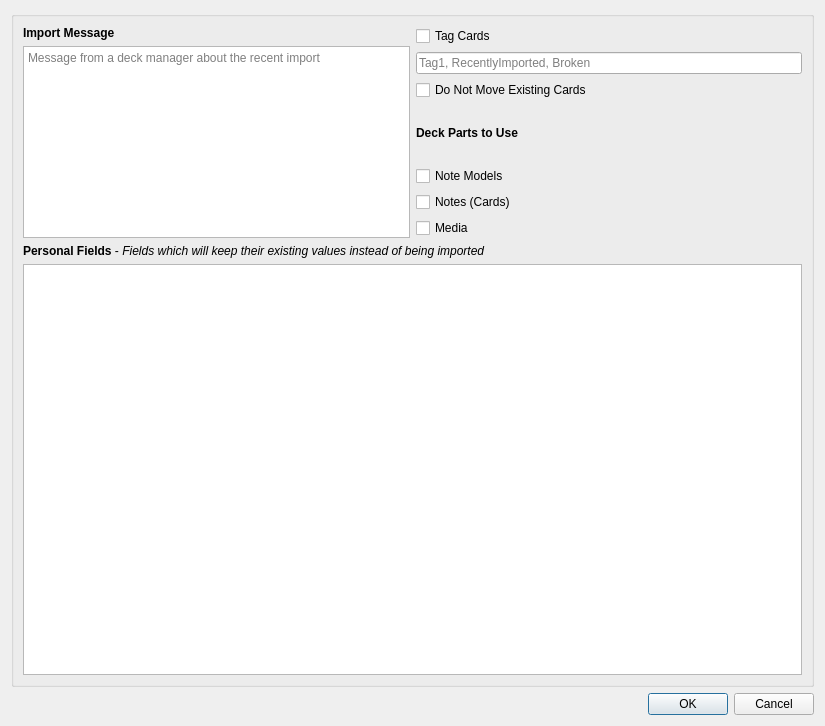
<?xml version="1.0" encoding="UTF-8"?>
<ui version="4.0">
 <class>Dialog</class>
 <widget class="QDialog" name="Dialog">
  <property name="geometry">
   <rect>
    <x>0</x>
    <y>0</y>
    <width>825</width>
    <height>726</height>
   </rect>
  </property>
  <property name="windowTitle">
   <string>CrowdAnki Import Settings</string>
  </property>
  <layout class="QVBoxLayout" name="verticalLayout">
   <item>
    <layout class="QHBoxLayout" name="horizontalLayout">
     <item>
      <layout class="QVBoxLayout" name="verticalLayout_2">
       <item>
        <widget class="QGroupBox" name="group_deck_import">
         <property name="title">
          <string/>
         </property>
         <layout class="QVBoxLayout" name="verticalLayout_5">
          <item>
           <layout class="QVBoxLayout" name="importMessageLayout">
            <property name="spacing">
             <number>6</number>
            </property>
            <item>
             <layout class="QHBoxLayout" name="horizontalLayout_2">
              <item>
               <layout class="QVBoxLayout" name="verticalLayout_4">
                <item>
                 <widget class="QLabel" name="import_message_label">
                  <property name="text">
                   <string>&lt;html&gt;&lt;head/&gt;&lt;body&gt;&lt;p&gt;&lt;span style=&quot; font-weight:600;&quot;&gt;Import Message&lt;/span&gt;&lt;/p&gt;&lt;/body&gt;&lt;/html&gt;</string>
                  </property>
                 </widget>
                </item>
                <item>
                 <widget class="QTextBrowser" name="import_message_textbox">
                  <property name="sizePolicy">
                   <sizepolicy hsizetype="Expanding" vsizetype="Minimum">
                    <horstretch>0</horstretch>
                    <verstretch>0</verstretch>
                   </sizepolicy>
                  </property>
                  <property name="placeholderText">
                   <string>Message from a deck manager about the recent import</string>
                  </property>
                 </widget>
                </item>
               </layout>
              </item>
              <item>
               <layout class="QVBoxLayout" name="verticalLayout_3">
                <item>
                 <layout class="QVBoxLayout" name="verticalLayout_6">
                  <item>
                   <widget class="QCheckBox" name="cb_tag_cards">
                    <property name="text">
                     <string>Tag Cards</string>
                    </property>
                   </widget>
                  </item>
                  <item>
                   <widget class="QLineEdit" name="textedit_tags">
                    <property name="placeholderText">
                     <string>Tag1, RecentlyImported, Broken</string>
                    </property>
                   </widget>
                  </item>
                  <item>
                   <widget class="QCheckBox" name="cb_ignore_move_cards">
                    <property name="text">
                     <string>Do Not Move Existing Cards</string>
                    </property>
                   </widget>
                  </item>
                 </layout>
                </item>
                <item>
                 <layout class="QVBoxLayout" name="verticalLayout_7">
                  <item>
                   <widget class="QLabel" name="label_2">
                    <property name="enabled">
                     <bool>true</bool>
                    </property>
                    <property name="text">
                     <string>&lt;html&gt;&lt;head/&gt;&lt;body&gt;&lt;p&gt;&lt;span style=&quot; font-weight:600;&quot;&gt;Deck Parts to Use&lt;/span&gt;&lt;/p&gt;&lt;/body&gt;&lt;/html&gt;</string>
                    </property>
                   </widget>
                  </item>
                  <item>
                   <widget class="QCheckBox" name="cb_note_models">
                    <property name="text">
                     <string>Note Models</string>
                    </property>
                   </widget>
                  </item>
                  <item>
                   <widget class="QCheckBox" name="cb_notes">
                    <property name="text">
                     <string>Notes (Cards)</string>
                    </property>
                   </widget>
                  </item>
                  <item>
                   <widget class="QCheckBox" name="cb_media">
                    <property name="text">
                     <string>Media</string>
                    </property>
                   </widget>
                  </item>
                 </layout>
                </item>
               </layout>
              </item>
             </layout>
            </item>
           </layout>
          </item>
          <item>
           <widget class="QLabel" name="label">
            <property name="text">
             <string>&lt;html&gt;&lt;head/&gt;&lt;body&gt;&lt;p&gt;&lt;span style=&quot; font-weight:600;&quot;&gt;Personal Fields&lt;/span&gt; - &lt;span style=&quot; font-style:italic;&quot;&gt;Fields which will keep their existing values instead of being imported&lt;/span&gt;&lt;/p&gt;&lt;/body&gt;&lt;/html&gt;</string>
            </property>
           </widget>
          </item>
          <item>
           <widget class="QListWidget" name="list_personal_fields"/>
          </item>
         </layout>
        </widget>
       </item>
      </layout>
     </item>
    </layout>
   </item>
   <item>
    <widget class="QDialogButtonBox" name="buttonBox">
     <property name="orientation">
      <enum>Qt::Horizontal</enum>
     </property>
     <property name="standardButtons">
      <set>QDialogButtonBox::Cancel|QDialogButtonBox::Ok</set>
     </property>
    </widget>
   </item>
  </layout>
 </widget>
 <resources/>
 <connections>
  <connection>
   <sender>buttonBox</sender>
   <signal>accepted()</signal>
   <receiver>Dialog</receiver>
   <slot>accept()</slot>
   <hints>
    <hint type="sourcelabel">
     <x>248</x>
     <y>254</y>
    </hint>
    <hint type="destinationlabel">
     <x>157</x>
     <y>274</y>
    </hint>
   </hints>
  </connection>
  <connection>
   <sender>buttonBox</sender>
   <signal>rejected()</signal>
   <receiver>Dialog</receiver>
   <slot>reject()</slot>
   <hints>
    <hint type="sourcelabel">
     <x>316</x>
     <y>260</y>
    </hint>
    <hint type="destinationlabel">
     <x>286</x>
     <y>274</y>
    </hint>
   </hints>
  </connection>
 </connections>
</ui>
